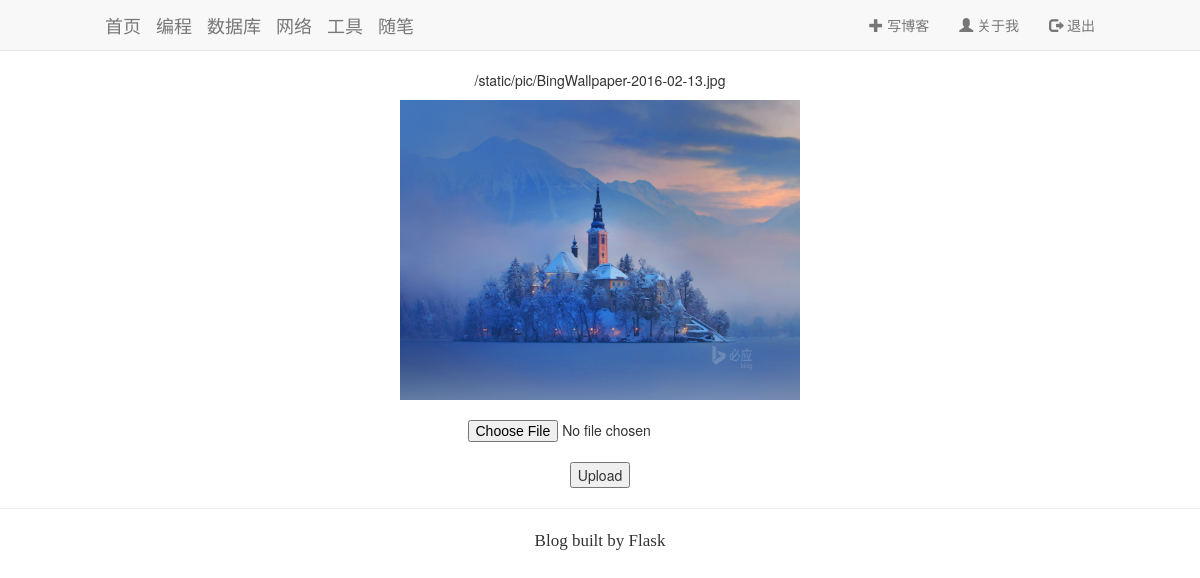
The app's page /uploaded_file/1 (signed in) with its own data.
### app/models.py (models this page shows, shortened)
class Post(db.Model):
    __tablename__ = 'posts'
    id = db.Column(db.Integer, primary_key=True)
    head_pic = db.Column(db.Text, default='/static/pic/test3.jpg')
    body_pic = db.Column(db.Text)
    title = db.Column(db.Text)
    body = db.Column(db.Text)
    abstract = db.Column(db.Text)
    tag = db.Column(db.Text)
    timestamp = db.Column(db.DateTime, index=True, default=datetime.utcnow)
    comments = db.relationship('Comment', backref='role')
    is_active = db.Column(db.Boolean, default=True)

### app/main/view.py (the view, shortened to what this page needs)
@main.route('/uploaded_file/<id>', methods=['GET', 'POST'])
@login_required
def uploaded_file(id):
    post = Post.query.filter_by(id=id).first()
    p = post.head_pic
    return render_template('theme_pic.html', filenam=p, id=id)

### app/main/view.py (called while the page is built)
@login_manager.user_loader
def load_user(user_id):
    return Admin.query.get(int(user_id))

### app/templates/theme_pic.html (shortened to what this page needs)
<!DOCTYPE html>
{% extends "base.html" %}
{% block body %}
<body>
<div class="container">
    <div class="row" align="center">
        <p>{{ filenam }}</p>
        <img src= "{{ filenam }}" width="400" height="300"><br><br>
        <form action="" method=post enctype=multipart/form-data>
             <input type=file name=file><br>
             <input type=submit value=Upload>
        </form>
    </div>
</div>
</body>
{% endblock %}

### app/static/css/customization.css (style rules this page uses)
body { padding-top: 70px; }
.container { padding-right: 90px; padding-left: 90px; margin-right: auto; margin-left: auto; }

### records on screen
Post: head_pic "/static/pic/BingWallpaper-2016-02-13.jpg", head_pic (picture)
